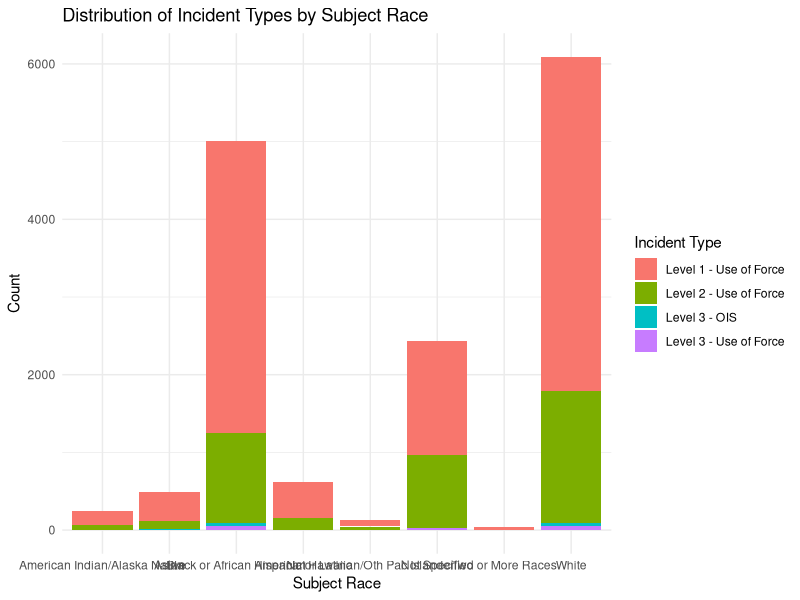
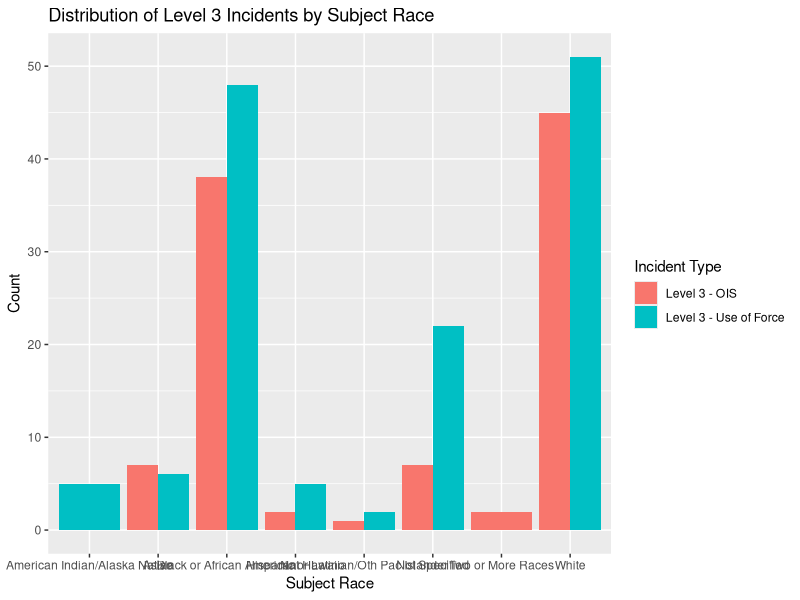
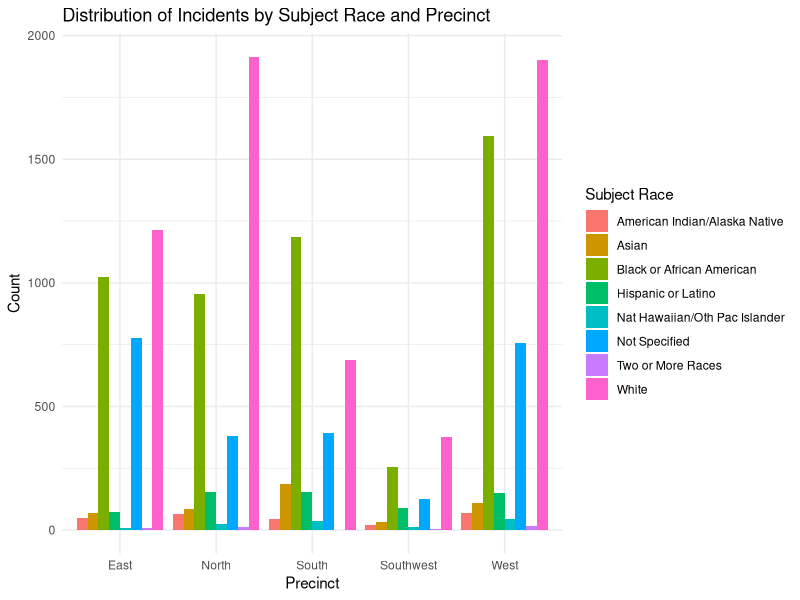
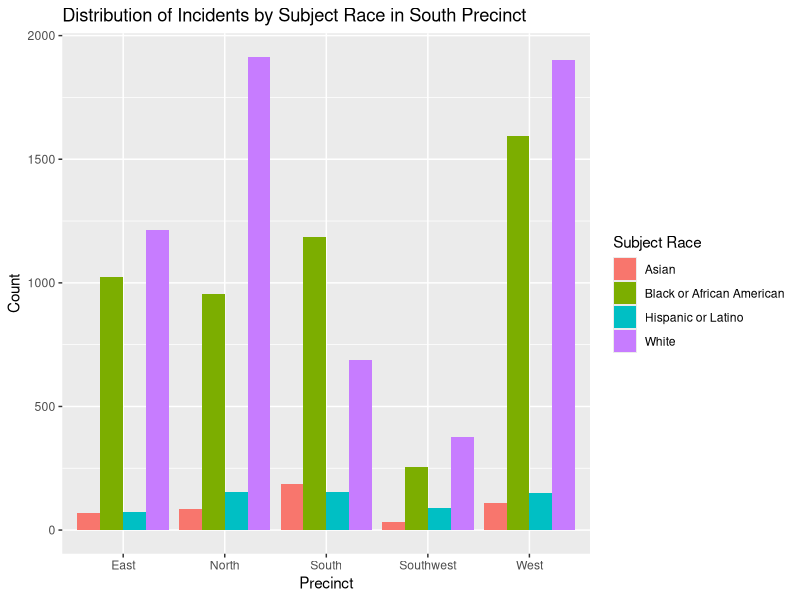
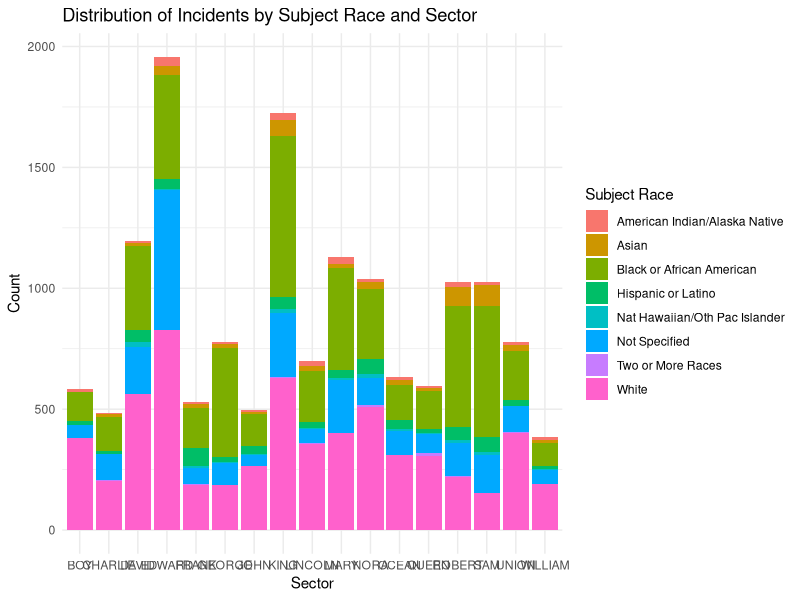
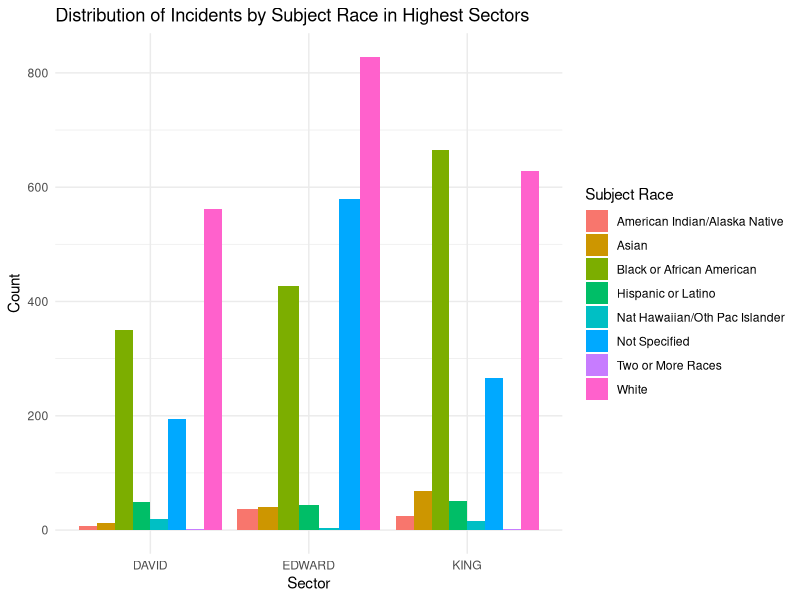
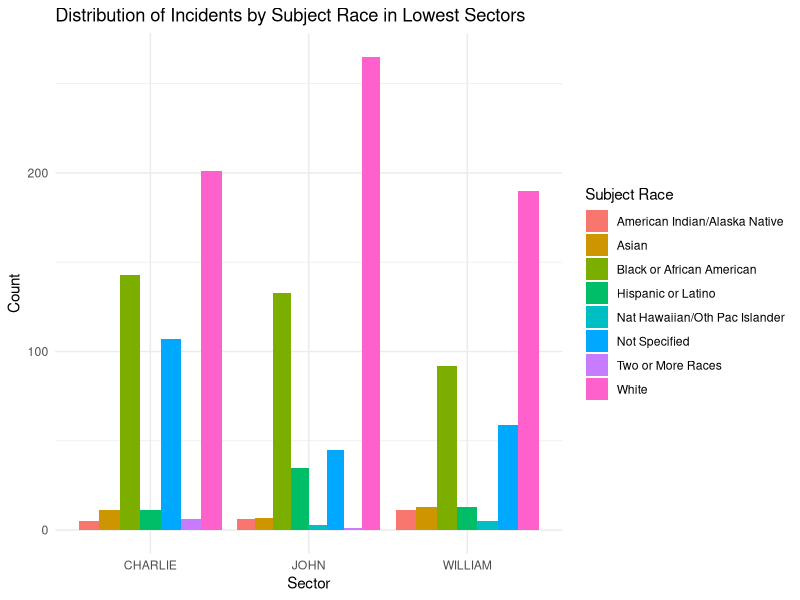
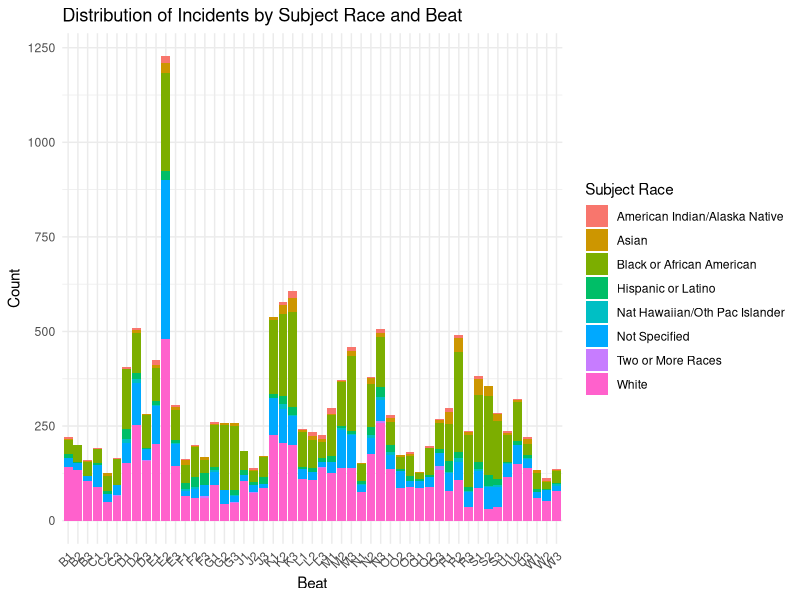

R code for these plots, in order:
## ---- chunk 1
knitr::opts_chunk$set(echo = TRUE)
## ---- chunk 2
#importing necessary libraries
library(tidyverse)
library(conflicted)
library(dplyr)
library(ggthemes)
library(ggplot2)
library(tibble)
## ---- chunk 3
# setwd("/Users/kaylhangarcia/Desktop/DATA_412/data412_project/final_project/data-412-mpd-use-of-force")
list.files()
## ---- chunk 4
library(readr)
# seattle <- read_csv("/Users/kaylhangarcia/Desktop/DATA_412/data412_project/final_project/data-412-mpd-use-of-force/data/Use_Of_Force_Seattle.csv")
seattle <- read_csv("../data/UOF_Seattle.csv")
head(seattle)
## ---- chunk 5
colnames(seattle)
## ---- chunk 6
seattle <- na.omit(seattle)
## ---- chunk 7
unique(seattle$Incident_Type)
## ---- chunk 8
ggplot(seattle, aes(x = Subject_Race, fill = Incident_Type)) +
  geom_bar(position = "stack") +
  labs(title = "Distribution of Incident Types by Subject Race",
       x = "Subject Race",
       y = "Count",
       fill = "Incident Type") +
  theme_minimal()
## ---- chunk 9
library(ggplot2)

level3_data <- subset(seattle, Incident_Type %in% c("Level 3 - OIS", "Level 3 - Use of Force"))

ggplot(level3_data, aes(x = Subject_Race, fill = Incident_Type)) +
  geom_bar(position = "dodge", stat = "count") +
  labs(title = "Distribution of Level 3 Incidents by Subject Race",
       x = "Subject Race",
       y = "Count",
       fill = "Incident Type") 
## ---- chunk 10
ggplot(seattle, aes(x = Precinct, fill = Subject_Race)) +
  geom_bar(position = "dodge", stat = "count") +
  labs(title = "Distribution of Incidents by Subject Race and Precinct",
       x = "Precinct",
       y = "Count",
       fill = "Subject Race") +
  theme_minimal()
## ---- chunk 11
selected_races <- c("White", "Black or African American", "Hispanic or Latino", "Asian", "Unspecified")
filtered_data <- subset(seattle, Subject_Race %in% selected_races)

ggplot(filtered_data, aes(x = Precinct, fill = Subject_Race)) +
  geom_bar(position = "dodge", stat = "count") +
  labs(title = "Distribution of Incidents by Subject Race in South Precinct",
       x = "Precinct",
       y = "Count",
       fill = "Subject Race")
## ---- chunk 12
ggplot(seattle, aes(x = Sector, fill = Subject_Race)) +
  geom_bar(stat = "count") +
  labs(title = "Distribution of Incidents by Subject Race and Sector",
       x = "Sector",
       y = "Count",
       fill = "Subject Race") +
  theme_minimal()
## ---- chunk 13
highest_sectors <- c("EDWARD", "KING", "DAVID")
lowest_sectors <- c("WILLIAM", "JOHN", "CHARLIE")
## ---- chunk 14
filtered_high_sector <- subset(seattle, Sector %in% highest_sectors)

ggplot(filtered_high_sector, aes(x = Sector, fill = Subject_Race)) +
  geom_bar(position = "dodge", stat = "count") +
  labs(title = "Distribution of Incidents by Subject Race in Highest Sectors",
       x = "Sector",
       y = "Count",
       fill = "Subject Race") +
  theme_minimal()
## ---- chunk 15
filtered_low_sector <- subset(seattle, Sector %in% lowest_sectors)

ggplot(filtered_low_sector, aes(x = Sector, fill = Subject_Race)) +
  geom_bar(position = "dodge", stat = "count") +
  labs(title = "Distribution of Incidents by Subject Race in Lowest Sectors",
       x = "Sector",
       y = "Count",
       fill = "Subject Race") +
  theme_minimal()
## ---- chunk 16
unique(seattle$Sector)
## ---- chunk 17
ggplot(seattle, aes(x = Beat, fill = Subject_Race)) +
  geom_bar(stat = "count") +
  labs(title = "Distribution of Incidents by Subject Race and Beat",
       x = "Beat",
       y = "Count",
       fill = "Subject Race") +
  theme_minimal() +
  theme(axis.text.x = element_text(angle = 45, hjust = 1)) 
